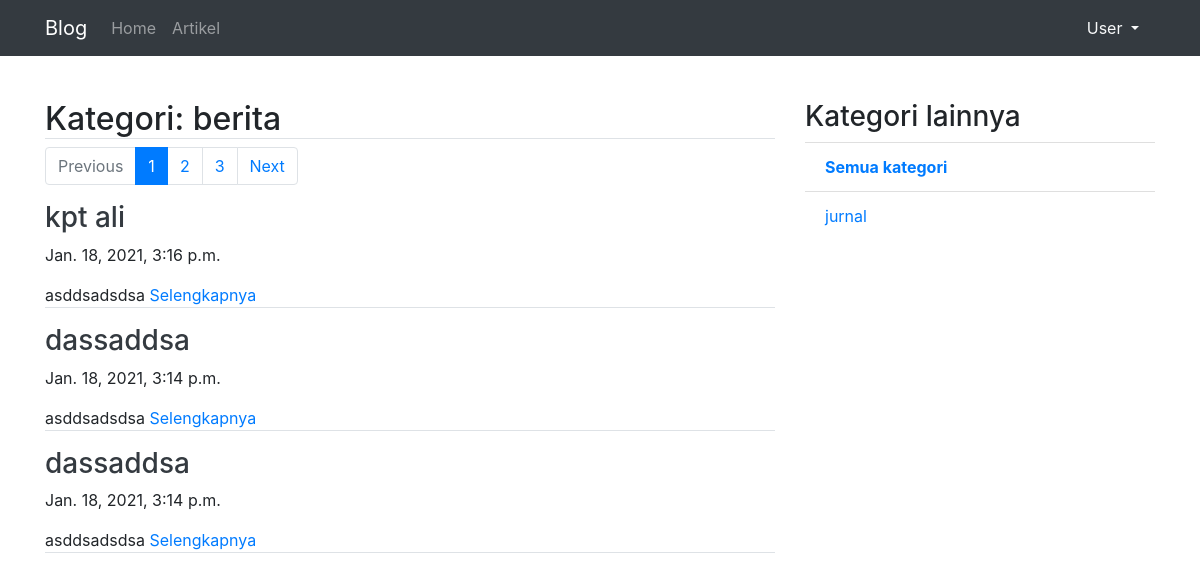
The app's page /artikel/kategory/berita/1 with its own data.
### artikel/models.py (models this page shows, shortened)
class Artikel(models.Model):
    judul       = models.CharField(max_length=255)
    isi         = models.TextField()
    kategori    = models.CharField(max_length=255)
    published   = models.DateTimeField(auto_now_add=True)
    updated     = models.DateTimeField(auto_now=True)
    slug        = models.SlugField(blank=True,editable=False)

### artikel/views.py (the view)
# urls.py: path('kategory/<slug:kategori>/<int:page>',ArtikelKategoriListView.as_view(),name='category'),
class ArtikelKategoriListView(ListView):
	model = Artikel
	template_name = "artikel/artikel_kategori_list.html"
	context_object_name = 'artikel_list'
	ordering = ['-published']
	paginate_by = 3
	def get_queryset(self):
		self.queryset = self.model.objects.filter(kategori=self.kwargs['kategori'])
		return super().get_queryset()
	def get_context_data(self,*args,**kwargs):
		kategori_list = self.model.objects.values_list('kategori', flat=True).distinct().exclude(kategori=self.kwargs['kategori'])
		self.kwargs.update({'kategori_list':kategori_list})
		kwargs = self.kwargs
		return super().get_context_data(*args,**kwargs)

### artikel/templates/artikel/artikel_kategori_list.html (shortened to what this page needs)
{% extends "base.html" %}
{% block contents %}
<div class="row">
	<div class="col-md-8">
		<h2 class="border-bottom">Kategori: {{kategori}}</h2>
		{% if is_paginated %}
			<nav aria-label="artikelPage">
			  <ul class="pagination">
			    {% if page_obj.has_previous %}
			    	<li class="page-item">
				      <a class="page-link" href="{% url 'artikel:category' kategori page_obj.previous_page_number%}">Previous</a>
				    </li>
				{% else %}
					<li class="page-item disabled">
				      <a class="page-link" href="#" tabindex="-1" aria-disabled="true">Previous</a>
				    </li>
			    {% endif %}
			    {% for page in paginator.page_range %}
			    	{% if page is page_obj.number %}
			    	<li class="page-item active" aria-current="page">
			    		<span class="page-link" href="#">{{page}}<span class="sr-only">(current)</span></span>
			    	</li>
			    	{% else %}
			    	<li class="page-item">
			    		<a class="page-link" href="{% url 'artikel:category' kategori page %}">{{page}}</a>
			    	</li>
			    	{% endif %}
			    {% endfor %}
			    {% if page_obj.has_next %}
			    	<li class="page-item">
				      <a class="page-link" href="{% url 'artikel:category' kategori page_obj.next_page_number%}">Next</a>
				    </li>
				{% else %}
					<li class="page-item disabled">
				      <a class="page-link" href="#" tabindex="-1" aria-disabled="true">Next</a>
				    </li>
			    {% endif %}
			  </ul>
			</nav>
			{% endif %}
			{% for artikel in artikel_list %}
				<h3><a class="text-dark" href="{% url 'artikel:detail' artikel.slug %}">{{artikel.judul}}</a></h3>
				<p>{{artikel.published}}</p>
				<p class="border-bottom">{{artikel.isi|truncatewords:50}} <a href="{% url 'artikel:detail' artikel.slug %}">Selengkapnya</a></p>
			{% endfor %}
	</div>
	<div class="col-sm">
		<h3>Kategori lainnya</h3>
		<ul class="list-group list-group-flush">
			<li class="list-group-item"><a href="{% url 'artikel:list' 1 %}"><b>Semua kategori</b></a></li>
		  	{% for kategori in kategori_list %}
		  		<li class="list-group-item"><a href="{% url 'artikel:category' kategori 1%}">{{kategori}}</a></li>
		  	{% endfor %}
		</ul>
	</div>
</div>
{% endblock contents %}

### records on screen
Artikel: judul "kpt ali", published "Jan. 18, 2021, 3:16 p.m.", isi "asddsadsdsa"
Artikel: judul "dassaddsa", published "Jan. 18, 2021, 3:14 p.m.", isi "asddsadsdsa"
Artikel: judul "dassaddsa", published "Jan. 18, 2021, 3:14 p.m.", isi "asddsadsdsa"

### other values on screen
{{ kategori }} "berita"
{{ page }} "1"
{{ page }} "2" "3"
{{ kategori }} "jurnal"
